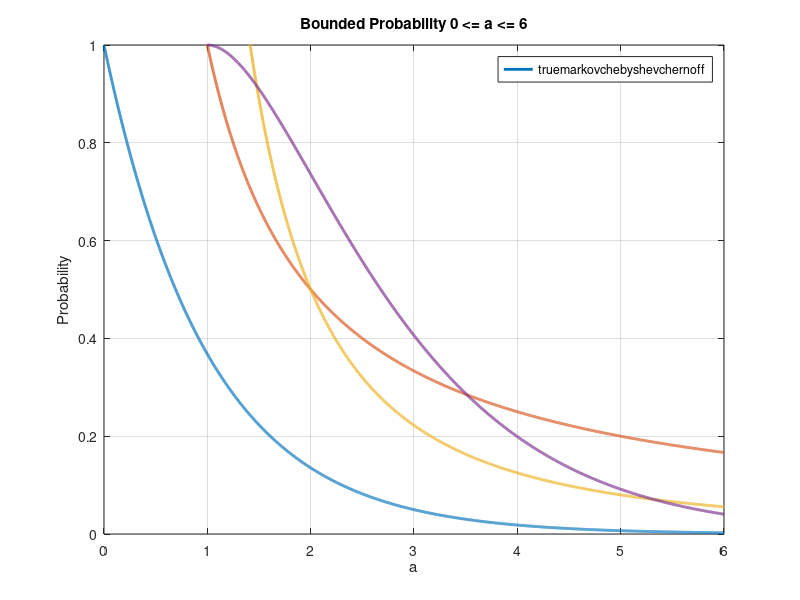
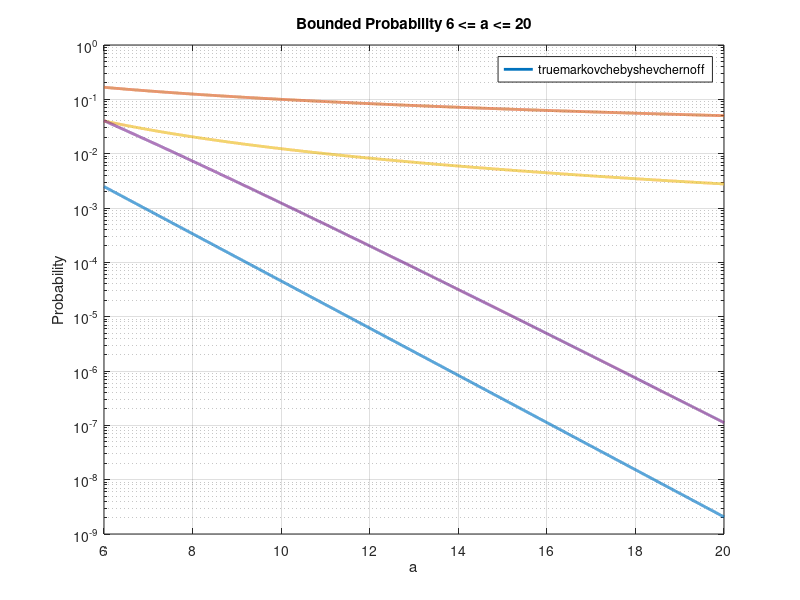

The MATLAB source for these figures, in order:
clear;clc;close all

%% given
lambda = 1;

mu = 1/lambda;
var = 1/lambda^2;

%% 0 <= a <= 6

a = [0 : .001 : 6];

for i = 1 : length(a)
    % true
    true(i) = exp(-a(i));
    
    % markov bound
    mark(i) = mu / a(i);
    
    % chebyshev bound
    cheb(i) = 2/lambda^2 / (a(i))^2;
    
    % chernoff bound
    if a(i) <= mu
        cher(i) = nan;
    else
        cher(i) = a(i)*exp(-a(i)+1);
    end

end

figure
plot(a,true,"LineWidth",2)
hold on
plot(a,mark,"LineWidth",2)
plot(a,cheb,"LineWidth",2)
plot(a,cher,"LineWidth",2)
title("Bounded Probability 0 <= a <= 6")
xlabel("a")
ylabel("Probability")
ylim([0,1])
grid on 
legend(["true" "markov" "chebyshev" "chernoff"], "location", "best")

%% 6 <= a <= 20

a = [6 : .001 : 20];

for i = 1 : length(a)
    % true
    true(i) = exp(-a(i));
    
    % markov bound
    mark(i) = mu / a(i);
    
    % chebyshev bound
    if a(i) <= mu
        cheb(i) = nan;
    else
        cheb(i) = var / (a(i) - mu)^2;
    end
    
    % chernoff bound
    if a(i) <= mu
        cher(i) = nan;
    else
        cher(i) = a(i)*exp(-a(i)+1);
    end

end

figure
semilogy(a,true,"LineWidth",2)
hold on
semilogy(a,mark,"LineWidth",2)
semilogy(a,cheb,"LineWidth",2)
semilogy(a,cher,"LineWidth",2)
title("Bounded Probability 6 <= a <= 20")
xlabel("a")
ylabel("Probability")
grid on 
legend(["true", "markov", "chebyshev", "chernoff"], "location", "best")

